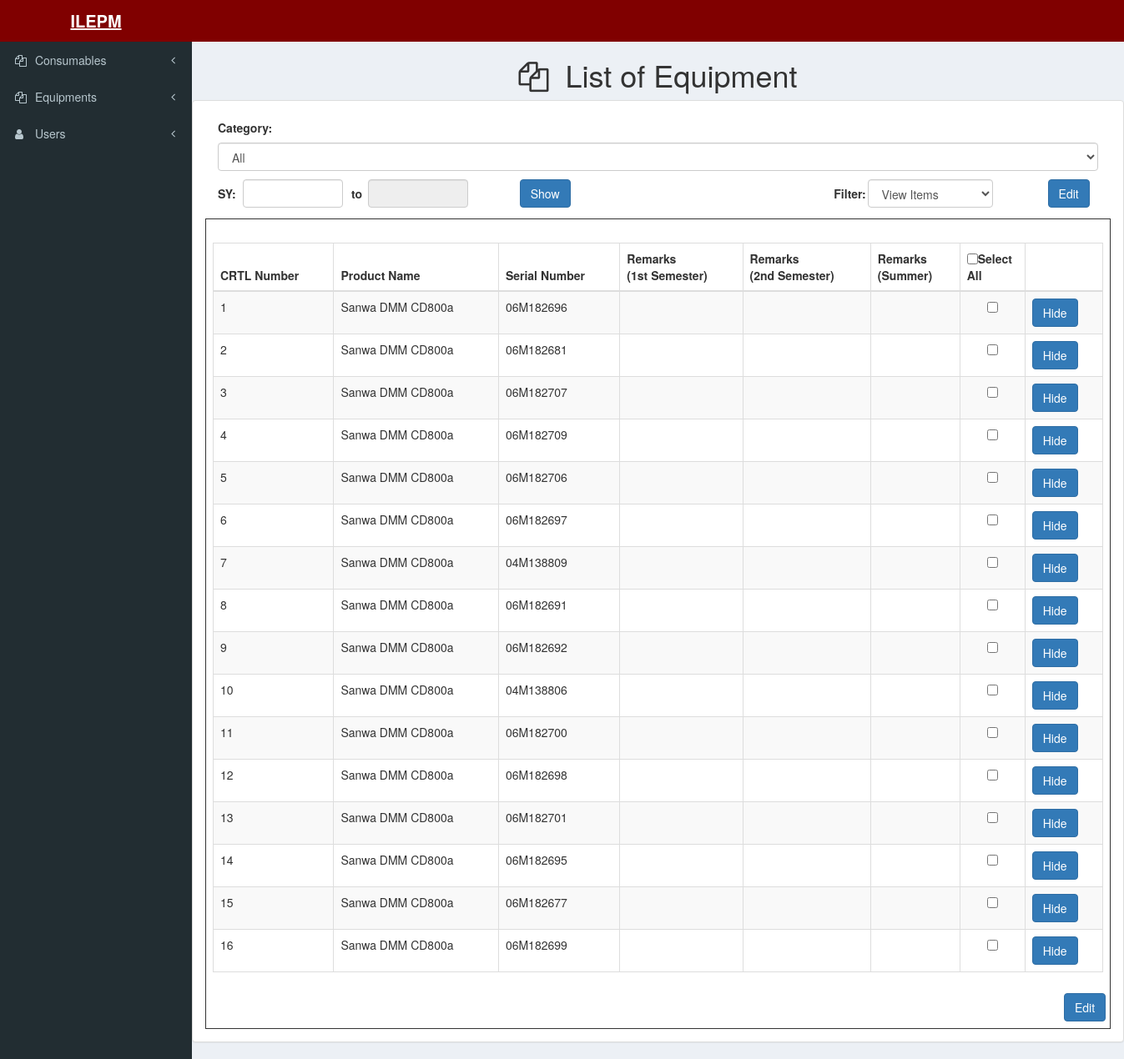
The app's page /index.php/equipment/create_list_equipment, older data.
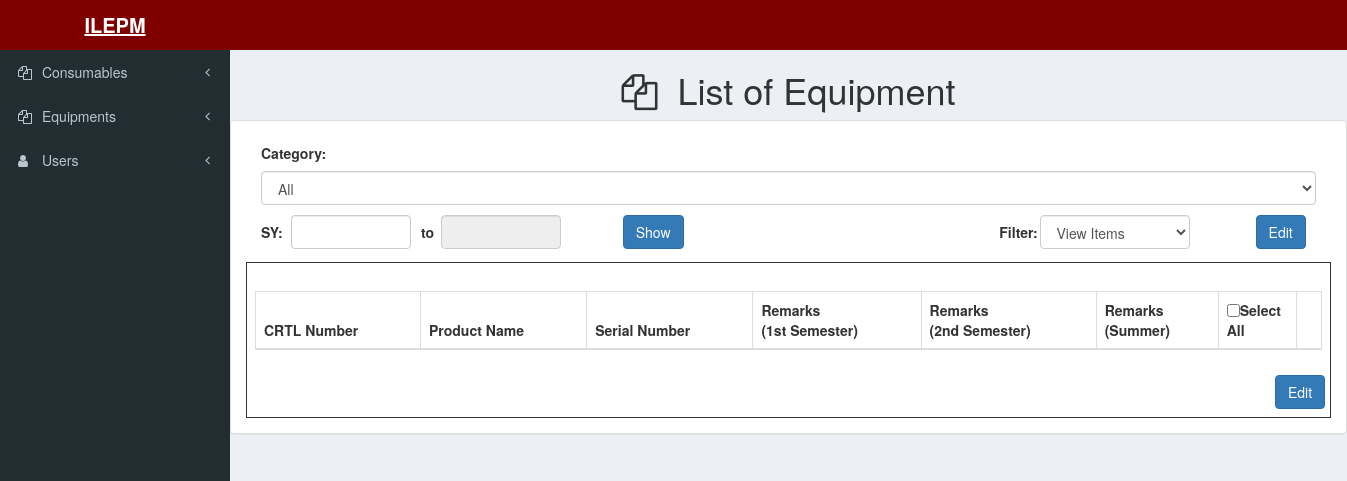
The same page, newer data.
### tables this page shows
CREATE TABLE `equipment` (
  `id` int(11) NOT NULL,
  `ctrl_no` int(11) NOT NULL,
  `product_name` varchar(255) NOT NULL,
  `serial_no` varchar(255) NOT NULL,
  `procedures` varchar(255) NOT NULL,
  `standard_criteria` varchar(255) NOT NULL,
  `category` int(11) NOT NULL,
  `flag` int(11) NOT NULL
);

### application/controllers/Equipment.php (called while the page is built, shortened)
<?php
class Equipment extends CI_Controller
{
	public function create_list_equipment(){
		$param['year']	=	$this->input->post('year');
		$this->equipment_model->createEquipmentTableByYear($param);
		$data['table'] = $this->equipment_model->getEquipmentTableByYear($param);
		$this->load->view('templates/header');
		$this->load->view('templates/sidebar');
		$this->load->view('pages/equipments/equipments_list', $data);
	}
}

### index.php (called while the page is built, shortened)
<?php
require_once BASEPATH.'core/CodeIgniter.php';

### application/models/Equipment_Model.php (called while the page is built, shortened)
<?php
class Equipment_Model extends CI_Model
{
	public function createEquipmentTableByYear($param){
		$query = $this->db->get('equipment');
		foreach ($query->result() as $items) {
			$data = array(
				'idEquipmentUnit'	=>	$items->id,
				'firstremark'		=>	NULL,
				'secondremark'		=>	NULL,
				'summerremark'		=>	NULL,
				'year'				=>	$param['year'],
				);
			$this->db->insert('remarkperequipmentunit', $data);
		}
		return $this->db->trans_complete();
	}
	public function getEquipmentTableByYear($param){
		$this->db->select('eq.id, eq.ctrl_no, eq.product_name, eq.serial_no, eq.procedures, eq.standard_criteria, eq.flag, rs.firstremark, rs.secondremark, rs.summerremark');
		$this->db->from('equipment eq');
		$this->db->join('remarkperequipmentunit rs', 'rs.idEquipmentUnit = eq.id ', 'left');
		$this->db->where('rs.year', $param['year']);
		$this->db->group_by('eq.ctrl_no');
		$query = $this->db->get();
		return $query->result();
	}
}

### application/views/pages/equipments/equipments_list.php (the view, shortened to what the changed rows need)
<div class="content-wrapper">
    <h1><center><i class="fa fa-files-o"></i>&nbsp List of Equipment</center></h1>
    <div class="row">
        <div class="col-lg-12">
            <div class="panel panel-default">
                <div class="panel-body">
                    <form action="<?php echo base_url();?>equipments/list-of-equipments" method="post" id="equipmentForm">
                        <div class="dataTable_wrapper col-sm-12" style="border:1px solid; padding: 8px">
                            <table id="equipmentTable" class="table table-striped table-bordered" width="100%" cellspacing="0">
                                <thead>
                                    <tr>
                                        <th>CRTL Number</th>
                                        <th>Product Name</th>
                                        <th>Serial Number</th>
                                        <th>Remarks<br>(1st Semester)</th>
                                        <th>Remarks<br>(2nd Semester)</th>
                                        <th>Remarks<br>(Summer)</th>
                                        <th data-priority="2" style="width: 78px"><input type="checkbox" name="check_all" class="pull-left">Select All</label></th>
                                        <th></th>
                                    </tr>
                                </thead>
                                <tbody>
                                   <?php
                                   foreach($table as $item){
                                    echo '<tr>
                                    <td>'.$item->ctrl_no.'</td>
                                    <td>'.$item->product_name.'</td>
                                    <td>'.$item->serial_no.'</td>
                                    <td>'.$item->firstremark.'</td>
                                    <td>'.$item->secondremark.'</td>
                                    <td>'.$item->summerremark.'</td>
                                    <td>
                                        <div class="text-center">
                                            <input type="checkbox" name="check_list[]" value="'.$item->id.'">
                                        </div>
                                    </td>';
                                    if($item->flag != 1){
                                        echo '<td><button type="button" class="btn btn-primary" onclick="equipment_hide('."'".$item->id."'".');">Hide</button></td>';
                                    }else{
                                        echo '<td><button type="button" class="btn btn-primary" onclick="equipment_unhide('."'".$item->id."'".');">Unhide</button></td>';
                                    }
                                    echo '</tr>';
                                }
                                ?>
                            </tbody>
                        </table>
                    </div>
                </form>
            </div>
        </div>
    </div>
</div>
</div>

Row changes from the older to the newer data that the page shows:
removed equipment: ctrl_no "1", product_name "Sanwa DMM CD800a", serial_no "06M182696"
removed equipment: ctrl_no "2", product_name "Sanwa DMM CD800a", serial_no "06M182681"
removed equipment: ctrl_no "3", product_name "Sanwa DMM CD800a", serial_no "06M182707"
removed equipment: ctrl_no "4", product_name "Sanwa DMM CD800a", serial_no "06M182709"
removed equipment: ctrl_no "5", product_name "Sanwa DMM CD800a", serial_no "06M182706"
removed equipment: ctrl_no "6", product_name "Sanwa DMM CD800a", serial_no "06M182697"
removed equipment: ctrl_no "7", product_name "Sanwa DMM CD800a", serial_no "04M138809"
removed equipment: ctrl_no "8", product_name "Sanwa DMM CD800a", serial_no "06M182691"
removed equipment: ctrl_no "9", product_name "Sanwa DMM CD800a", serial_no "06M182692"
removed equipment: ctrl_no "10", product_name "Sanwa DMM CD800a", serial_no "04M138806"
removed equipment: ctrl_no "11", product_name "Sanwa DMM CD800a", serial_no "06M182700"
removed equipment: ctrl_no "12", product_name "Sanwa DMM CD800a", serial_no "06M182698"
removed equipment: ctrl_no "13", product_name "Sanwa DMM CD800a", serial_no "06M182701"
removed equipment: ctrl_no "14", product_name "Sanwa DMM CD800a", serial_no "06M182695"
removed equipment: ctrl_no "15", product_name "Sanwa DMM CD800a", serial_no "06M182677"
removed equipment: ctrl_no "16", product_name "Sanwa DMM CD800a", serial_no "06M182699"
